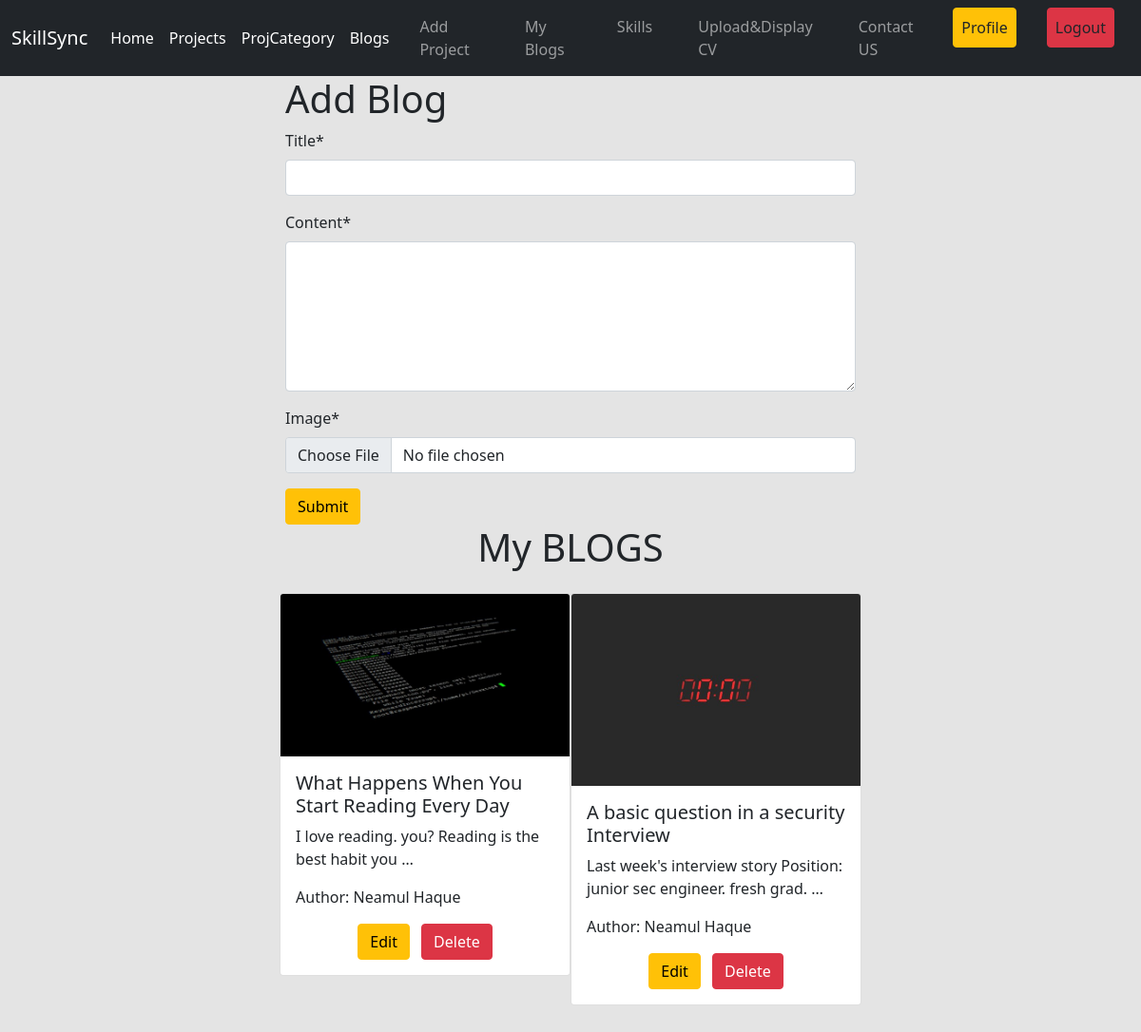
/myblog/add/ (signed in), run on the app's committed database.
### Blogs/models.py (models this page shows, shortened)
class Post(models.Model):
    title = models.CharField(max_length=50)
    content = models.TextField()
    author = models.ForeignKey(User, on_delete=models.CASCADE)
    image = models.ImageField(upload_to='Blogs/media/uploads/')

### Blogs/views.py (the view)
# urls.py: path('add/', views.add_post, name='add_post'),
@login_required
def add_post(request):
    data = models.Post.objects.filter(author = request.user)
    if request.method == 'POST':
        post_form = forms.PostForm(request.POST, request.FILES)
        if post_form.is_valid():
            post_form.instance.author = request.user
            post_form.save()
    else:
        post_form = forms.PostForm()
    return render(request, 'add_post.html', {'form' : post_form, 'data':data})

### Blogs/forms.py
class PostForm(forms.ModelForm):
    class Meta:
        model = Post
        fields = ['title', 'content', 'image']
        widgets = {
            'content': forms.Textarea(attrs={'rows': 6, 'cols': 80}),
        }

### Blogs/templates/add_post.html
{% extends 'base.html' %} {% load crispy_forms_tags %} {% block content %}
<form
  style="width: 50%; margin: auto"
  method="post"
  enctype="multipart/form-data"
>
  <h1>Add Blog</h1>
  {% csrf_token %} {{form | crispy}}
  <button class="btn btn-warning">Submit</button>
</form>
<div class="container">
  <div class="col-12">
    <h1 class="text-center">My BLOGS</h1>
    <div class="row justify-content-center">
      <div class="col-lg-10 col-md-12 p-3">
        <div class="d-flex flex-wrap justify-content-center">
          {% for post in data %}
          <div class="col-lg-4 col-md-6 col-sm-12 mb-4">
            <div class="card">
              <img src="{{post.image.url}}" class="card-img-top" alt="..." />
              <div class="card-body">
                <h5 class="card-title">
                  <a href="{% url 'detail_post' post.id %}" class="text-decoration-none text-dark">{{post.title}}</a>
                </h5>
                <p class="card-text">{{post.content |truncatewords:10}}</p>
                <p>Author: {{post.author.first_name}} {{post.author.last_name}}</p>
                <div class="text-center">
                  <a href="{% url 'edit_post' post.id %}" class="btn btn-warning mx-1">Edit</a>
                  <a href="{% url 'delete_post' post.id %}" class="btn btn-danger mx-1">Delete</a>
                </div>
              </div>
            </div>
          </div>
          {% endfor %}
        </div>
      </div>
    </div>
  </div>
</div>
{% endblock %}

### data on the page
Post: image (picture), title "What Happens When You Start Reading Every Day", content "I love reading. you? Reading is the best habit you …", author.first_name "Neamul", author.last_name "Haque"
Post: image (picture), title "A basic question in a security Interview", content "Last week's interview story Position: junior sec engineer. fresh grad. …", author.first_name "Neamul", author.last_name "Haque"
